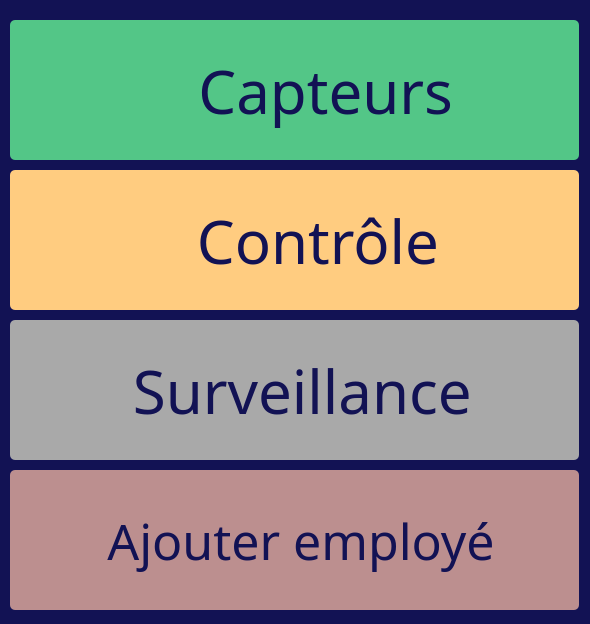
<?xml version="1.0" encoding="UTF-8"?>
<ui version="4.0">
 <class>Form</class>
 <widget class="QWidget" name="Form">
  <property name="geometry">
   <rect>
    <x>0</x>
    <y>0</y>
    <width>590</width>
    <height>624</height>
   </rect>
  </property>
  <property name="windowTitle">
   <string>Accueil</string>
  </property>
  <property name="styleSheet">
   <string notr="true">QWidget{

background-color: #121254 ;}


</string>
  </property>
  <widget class="QPushButton" name="btn_capteurs">
   <property name="geometry">
    <rect>
     <x>10</x>
     <y>20</y>
     <width>569</width>
     <height>140</height>
    </rect>
   </property>
   <property name="font">
    <font>
     <family>Chiller</family>
     <pointsize>-1</pointsize>
     <underline>false</underline>
     <strikeout>false</strikeout>
    </font>
   </property>
   <property name="cursor">
    <cursorShape>PointingHandCursor</cursorShape>
   </property>
   <property name="styleSheet">
    <string notr="true">QPushButton {
  background: #53c687 ;
  background-image: -webkit-linear-gradient(top, #4a4f96, #2d95d6);
  background-image: -moz-linear-gradient(top, #4a4f96, #2d95d6);
  background-image: -ms-linear-gradient(top, #4a4f96, #2d95d6);
  background-image: -o-linear-gradient(top, #4a4f96, #2d95d6);
  background-image: linear-gradient(to bottom, #4a4f96, #2d95d6);
  -webkit-border-radius: 5;
  -moz-border-radius: 5;
  border-radius: 5px;
  text-shadow: 10px 1px 3px #666666;
  font-family: Chiller;
  color: #121254;
  font-size: 60px;
  padding: 10px 20px 10px 20px;
  text-decoration: none;
}
QPushButton:hover {
  background: #4f5a64;
  background-image: -webkit-linear-gradient(top, #3cb0fd, #3498db);
  background-image: -moz-linear-gradient(top, #3cb0fd, #3498db);
  background-image: -ms-linear-gradient(top, #3cb0fd, #3498db);
  background-image: -o-linear-gradient(top, #3cb0fd, #3498db);
  background-image: linear-gradient(to bottom, #3cb0fd, #3498db);
  text-decoration: none;
}

</string>
   </property>
   <property name="text">
    <string>    Capteurs</string>
   </property>
   <property name="icon">
    <iconset resource="photos.qrc">
     <normaloff>:/newPrefix/worldwide.png</normaloff>:/newPrefix/worldwide.png</iconset>
   </property>
   <property name="iconSize">
    <size>
     <width>300</width>
     <height>300</height>
    </size>
   </property>
  </widget>
  <widget class="QPushButton" name="btn_controle">
   <property name="geometry">
    <rect>
     <x>10</x>
     <y>170</y>
     <width>569</width>
     <height>140</height>
    </rect>
   </property>
   <property name="cursor">
    <cursorShape>PointingHandCursor</cursorShape>
   </property>
   <property name="styleSheet">
    <string notr="true">QPushButton {
  background: #ffcc80 ;
  background-image: -webkit-linear-gradient(top, #4a4f96, #2d95d6);
  background-image: -moz-linear-gradient(top, #4a4f96, #2d95d6);
  background-image: -ms-linear-gradient(top, #4a4f96, #2d95d6);
  background-image: -o-linear-gradient(top, #4a4f96, #2d95d6);
  background-image: linear-gradient(to bottom, #4a4f96, #2d95d6);
  -webkit-border-radius: 5;
  -moz-border-radius: 5;
  border-radius: 5px;
  text-shadow: 10px 1px 3px #666666;
  font-family:  Chiller;
  color: #121254;
  font-size: 60px;
  padding: 10px 20px 10px 20px;
  text-decoration: none;
}
QPushButton:hover {
  background: #4f5a64;
  background-image: -webkit-linear-gradient(top, #3cb0fd, #3498db);
  background-image: -moz-linear-gradient(top, #3cb0fd, #3498db);
  background-image: -ms-linear-gradient(top, #3cb0fd, #3498db);
  background-image: -o-linear-gradient(top, #3cb0fd, #3498db);
  background-image: linear-gradient(to bottom, #3cb0fd, #3498db);
  text-decoration: none;
}

</string>
   </property>
   <property name="text">
    <string>   Contrôle</string>
   </property>
   <property name="icon">
    <iconset resource="photos.qrc">
     <normaloff>:/newPrefix/controle.png</normaloff>:/newPrefix/controle.png</iconset>
   </property>
   <property name="iconSize">
    <size>
     <width>300</width>
     <height>300</height>
    </size>
   </property>
  </widget>
  <widget class="QPushButton" name="btn_camera">
   <property name="geometry">
    <rect>
     <x>10</x>
     <y>320</y>
     <width>569</width>
     <height>140</height>
    </rect>
   </property>
   <property name="cursor">
    <cursorShape>PointingHandCursor</cursorShape>
   </property>
   <property name="styleSheet">
    <string notr="true">QPushButton {
  background: 	#A9A9A9;
  background-image: -webkit-linear-gradient(top, #4a4f96, #2d95d6);
  background-image: -moz-linear-gradient(top, #4a4f96, #2d95d6);
  background-image: -ms-linear-gradient(top, #4a4f96, #2d95d6);
  background-image: -o-linear-gradient(top, #4a4f96, #2d95d6);
  background-image: linear-gradient(to bottom, #4a4f96, #2d95d6);
  -webkit-border-radius: 5;
  -moz-border-radius: 5;
  border-radius: 5px;
  text-shadow: 10px 1px 3px #666666;
  font-family:Chiller;
  color: #121254;
  font-size: 60px;
  padding: 10px 20px 10px 20px;
  text-decoration: none;
}
QPushButton:hover {
  background: #4f5a64;
  background-image: -webkit-linear-gradient(top, #3cb0fd, #3498db);
  background-image: -moz-linear-gradient(top, #3cb0fd, #3498db);
  background-image: -ms-linear-gradient(top, #3cb0fd, #3498db);
  background-image: -o-linear-gradient(top, #3cb0fd, #3498db);
  background-image: linear-gradient(to bottom, #3cb0fd, #3498db);
  text-decoration: none;
}

</string>
   </property>
   <property name="text">
    <string> Surveillance</string>
   </property>
   <property name="icon">
    <iconset resource="photos.qrc">
     <normaloff>:/newPrefix/camera.png</normaloff>:/newPrefix/camera.png</iconset>
   </property>
   <property name="iconSize">
    <size>
     <width>300</width>
     <height>300</height>
    </size>
   </property>
  </widget>
  <widget class="QPushButton" name="btn_ajout_employee">
   <property name="geometry">
    <rect>
     <x>10</x>
     <y>470</y>
     <width>569</width>
     <height>140</height>
    </rect>
   </property>
   <property name="font">
    <font>
     <family>Chiller</family>
     <pointsize>-1</pointsize>
     <underline>false</underline>
     <strikeout>false</strikeout>
    </font>
   </property>
   <property name="cursor">
    <cursorShape>PointingHandCursor</cursorShape>
   </property>
   <property name="styleSheet">
    <string notr="true">QPushButton {
  background: #bc8f8f ;
  background-image: -webkit-linear-gradient(top, #4a4f96, #2d95d6);
  background-image: -moz-linear-gradient(top, #4a4f96, #2d95d6);
  background-image: -ms-linear-gradient(top, #4a4f96, #2d95d6);
  background-image: -o-linear-gradient(top, #4a4f96, #2d95d6);
  background-image: linear-gradient(to bottom, #4a4f96, #2d95d6);
  -webkit-border-radius: 5;
  -moz-border-radius: 5;
  border-radius: 5px;
  text-shadow: 10px 1px 3px #666666;
  font-family: Chiller;
  color: #121254;
  font-size: 50px;
  padding: 10px 20px 10px 20px;
  text-decoration: none;
}
QPushButton:hover {
  background: #4f5a64;
  background-image: -webkit-linear-gradient(top, #3cb0fd, #3498db);
  background-image: -moz-linear-gradient(top, #3cb0fd, #3498db);
  background-image: -ms-linear-gradient(top, #3cb0fd, #3498db);
  background-image: -o-linear-gradient(top, #3cb0fd, #3498db);
  background-image: linear-gradient(to bottom, #3cb0fd, #3498db);
  text-decoration: none;
}

</string>
   </property>
   <property name="text">
    <string> Ajouter employé</string>
   </property>
   <property name="icon">
    <iconset resource="photos.qrc">
     <normaloff>:/newPrefix/group.png</normaloff>:/newPrefix/group.png</iconset>
   </property>
   <property name="iconSize">
    <size>
     <width>500</width>
     <height>500</height>
    </size>
   </property>
  </widget>
 </widget>
 <resources>
  <include location="photos.qrc"/>
 </resources>
 <connections/>
</ui>
